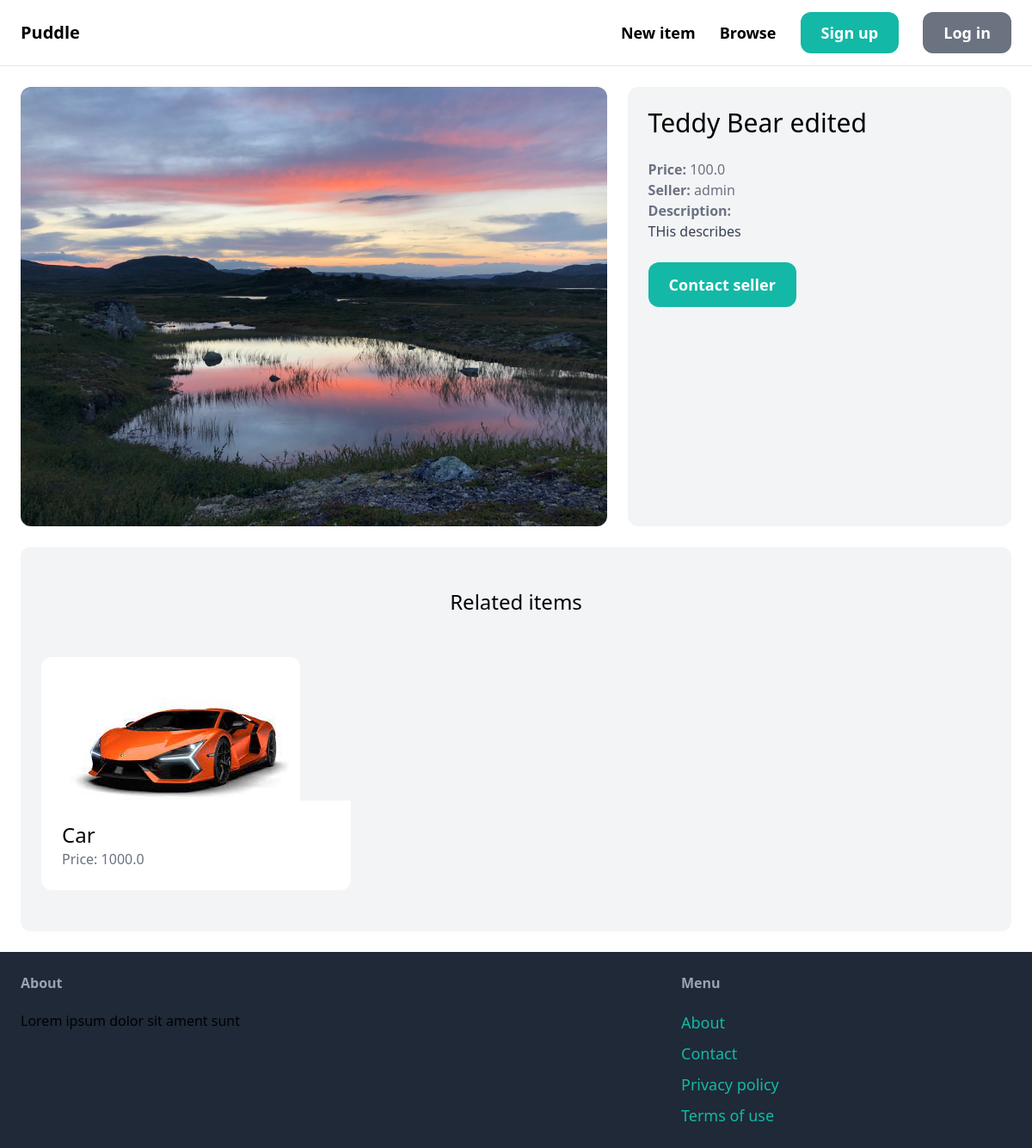
Page /items/1/ on the committed database.
### item/models.py (models this page shows, shortened)
class Item(models.Model):
    category = models.ForeignKey(Category, related_name="items", on_delete=models.CASCADE)
    name = models.CharField(max_length=255)
    description = models.TextField(blank=True, null=True)
    price = models.FloatField()
    image = models.ImageField(upload_to="item_images", blank=True, null=True)
    is_sold = models.BooleanField(default=False)
    created_at = models.DateTimeField(auto_now_add=True)
    created_by = models.ForeignKey(User, related_name="items", on_delete=models.CASCADE)

### item/views.py (the view)
# urls.py: path('<int:pk>/', views.detail, name='detail'),
def detail(request, pk):
    item = get_object_or_404(Item, pk=pk)
    related_items = Item.objects.filter(category=item.category, is_sold=False).exclude(pk=pk)[0:3]
    return render(request, "item/detail.html", {
        "item": item,
        "related_items": related_items
    })

### item/templates/item/detail.html (shortened to what this page needs)
{% extends "core/base.html" %}
{%  block content %}
    <div class="grid grid-cols-5 gap-6">
        <div class="col-span-3">
            <img src="{{ item.image.url }}" class="rounded-xl">
        </div>
        <div class="col-span-2 p-6 bg-gray-100 rounded-xl">
            <h1 class="mb-6 text-3xl">{{ item.name }}</h1>
            <p class="text-gray-500"><strong>Price: </strong>{{ item.price }}</p>
            <p class="text-gray-500"><strong>Seller: </strong>{{ item.created_by.username }}</p>
            {% if item.description %}
                <p class="text-gray-700">
                    <strong class="text-gray-500">Description:</strong><br>
                    {{ item.description }}
                </p>
            {% endif %}
            {% if request.user == item.created_by %}
                <div class="mt-6 p-6 bg-white rounded-xl">
                    <p>This is your item!</p>
                    <a href="{% url 'item:edit' item.id %}" class="inline-block mt-6 px-6 py-3 text-lg font-semibold bg-teal-500 text-white rounded-xl">Edit</a>
                    <a href="{% url 'item:delete' item.id %}" class="inline-block mt-6 px-6 py-3 text-lg font-semibold bg-red-500 text-white rounded-xl">Delete</a>
                </div>
            {% else %}
                <a href="{% url 'conversation:new' item.id %}" class="inline-block mt-6 px-6 py-3 text-lg font-semibold bg-teal-500 text-white rounded-xl hover:bg-teal-700">Contact seller</a>
            {% endif %}
        </div>
    </div>
    <div class="mt-6 px-6 py-12 bg-gray-100 rounded-xl">
        <h2 class="mb-12 text-2xl text-center">Related items</h2>
        <div class="grid grid-cols-3 gap-3">
            {%  for item in related_items %}
                <div>
                    <a href="{% url 'item:detail' item.id%}">
                        <div>
                            <img src="{{  item.image.url }}" class="rounded-t-xl">
                        </div>
                        <div class="p-6 bg-white rounded-b-xl">
                            <h2 class="text-2xl">{{  item.name }}</h2>
                            <p class="text-gray-500">Price: {{ item.price }}</p>
                        </div>
                    </a>
                </div>
            {%  endfor %}
        </div>
    </div>
{%  endblock %}

### rows in the picture
Item: image (picture), name "Teddy Bear edited", price "100.0", created_by.username "admin", description "THis describes"
Item: image (picture), name "Car", price "1000.0"
